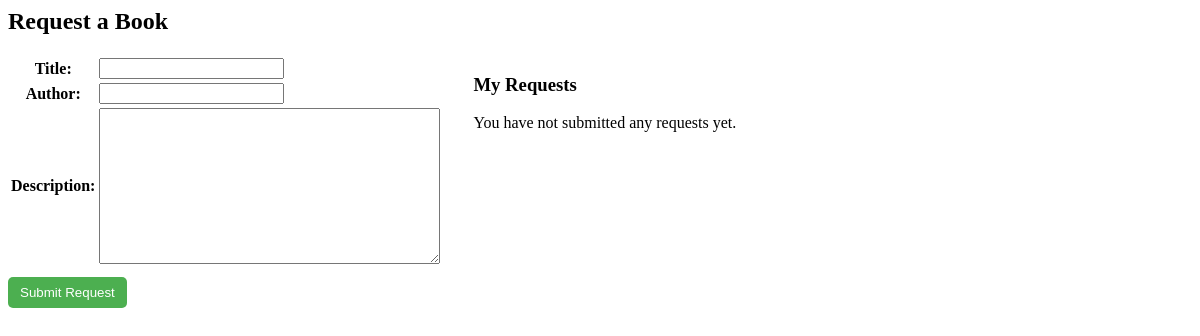
Page /faculty/dashboard/requestbook (signed in) on the earlier database version.
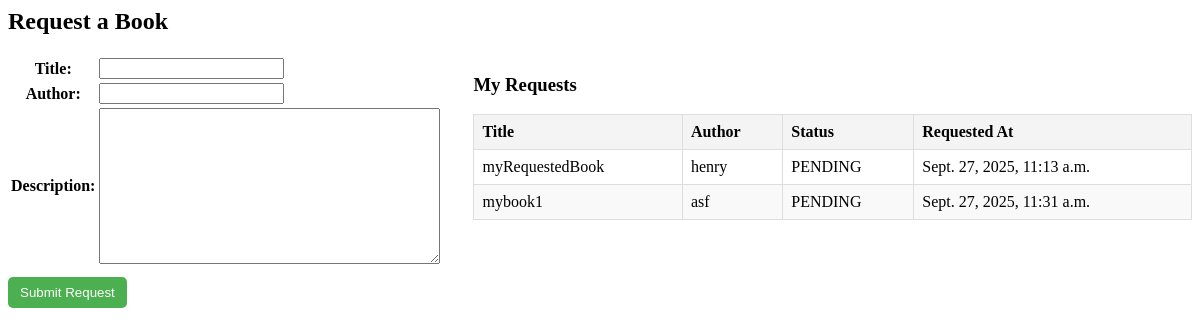
Same page on the later database version.
### core/models.py (models this page shows, shortened)
class BookRequest(models.Model):
    REQUEST_STATUS = [
        ("PENDING", "Pending"),
        ("REVIEWED", "Reviewed"),
        ("REJECTED", "Rejected"),
    ]
    requestedBy = models.ForeignKey(User, verbose_name='RequestedBy', on_delete=models.CASCADE)
    title = models.CharField(max_length=200)
    author = models.CharField(max_length=100, blank=True, null=True)
    description = models.TextField(blank=True, null=True)
    status = models.CharField(max_length=10, choices=REQUEST_STATUS, default="PENDING")
    requested_at = models.DateTimeField(auto_now_add=True)

### core/views.py (the view, shortened to what this page needs)
# urls.py: path('faculty/dashboard/requestbook',RequestBookView.as_view(),name='requestbook'),
class RequestBookView(LoginRequiredMixin,FormView):
    form_class = RequestBookForm
    template_name = 'core/RequestedBookForm.html'
    success_url = reverse_lazy("requestbook")
    def get_context_data(self, **kwargs):
        context = super().get_context_data(**kwargs)
        context['RequestList'] = BookRequest.objects.filter(requestedBy=self.request.user)
        return context

### core/forms.py
class RequestBookForm(forms.ModelForm):
  class Meta:
    model = BookRequest
    fields = ['title','author','description']

### core/templates/core/RequestedBookForm.html (shortened to what this page needs)
{% block content %}
<h2>Request a Book</h2>
<div class="request-container">
    <div class="request-form-container">
        <form method="post" class="request-form">
            <table>
                {{ form.as_table }}
            </table>
            <button type="submit">Submit Request</button>
        </form>
    </div>
    <div class="request-table-container">
        <h3>My Requests</h3>
        {% if RequestList %}
        <table class="book-table">
            <thead>
                <tr>
                    <th>Title</th>
                    <th>Author</th>
                    <th>Status</th>
                    <th>Requested At</th>
                </tr>
            </thead>
            <tbody>
                {% for request in RequestList %}
                <tr>
                    <td>{{ request.title }}</td>
                    <td>{{ request.author }}</td>
                    <td>{{ request.status }}</td>
                    <td>{{ request.requested_at }}</td>
                </tr>
                {% endfor %}
            </tbody>
        </table>
        {% else %}
        <p>You have not submitted any requests yet.</p>
        {% endif %}
    </div>
</div>
{% endblock %}

Differences in the rows shown:
added BookRequest: title "myRequestedBook", author "henry", status "PENDING", requested_at "Sept. 27, 2025, 11:13 a.m."
added BookRequest: title "mybook1", author "asf", status "PENDING", requested_at "Sept. 27, 2025, 11:31 a.m."
Other differences:
text no longer shown: "You have not submitted any requests yet."
text now shown: "Title Author Status Requested At"
